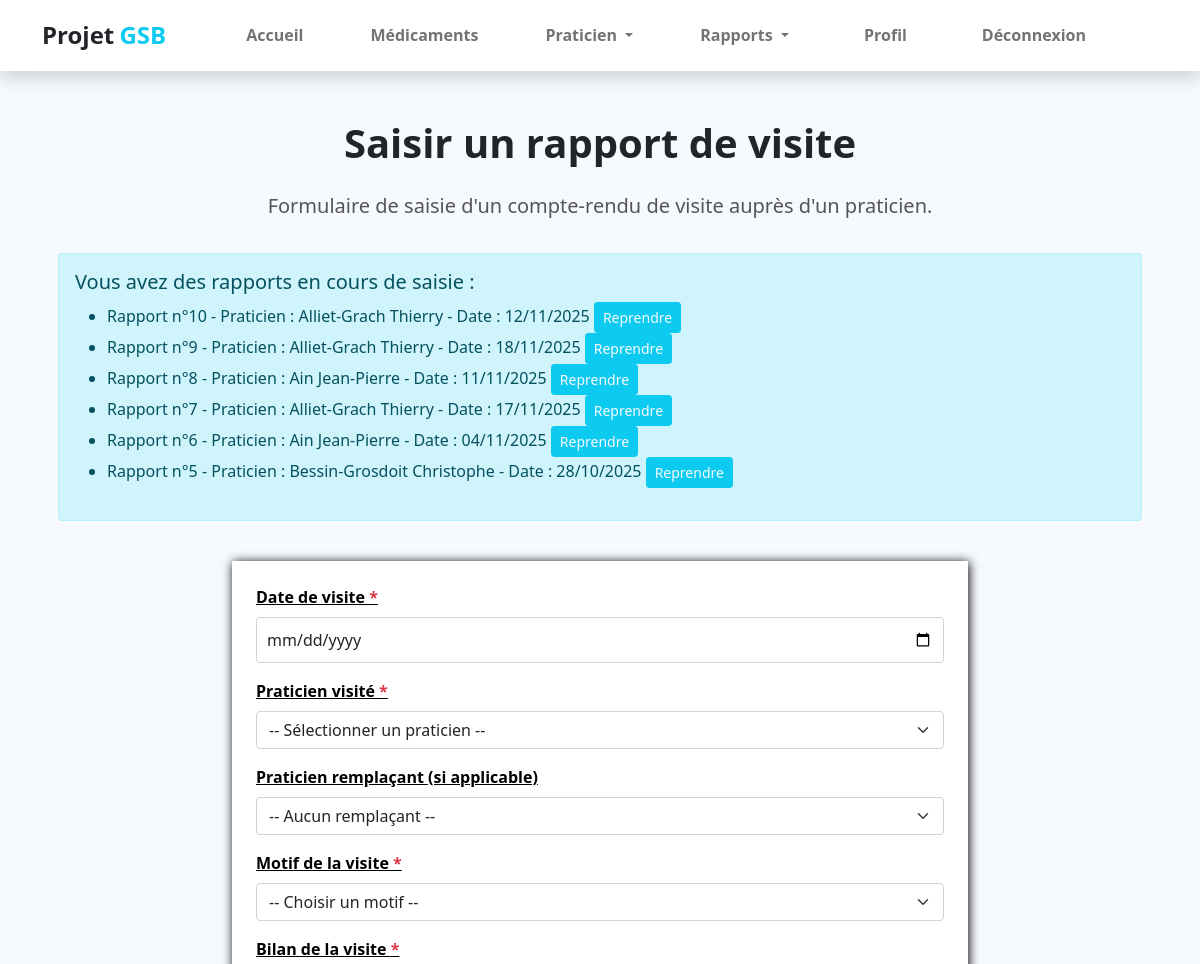
Page /index.php?uc=rapport&action=saisir (signed in, upper part) on the earlier database version.
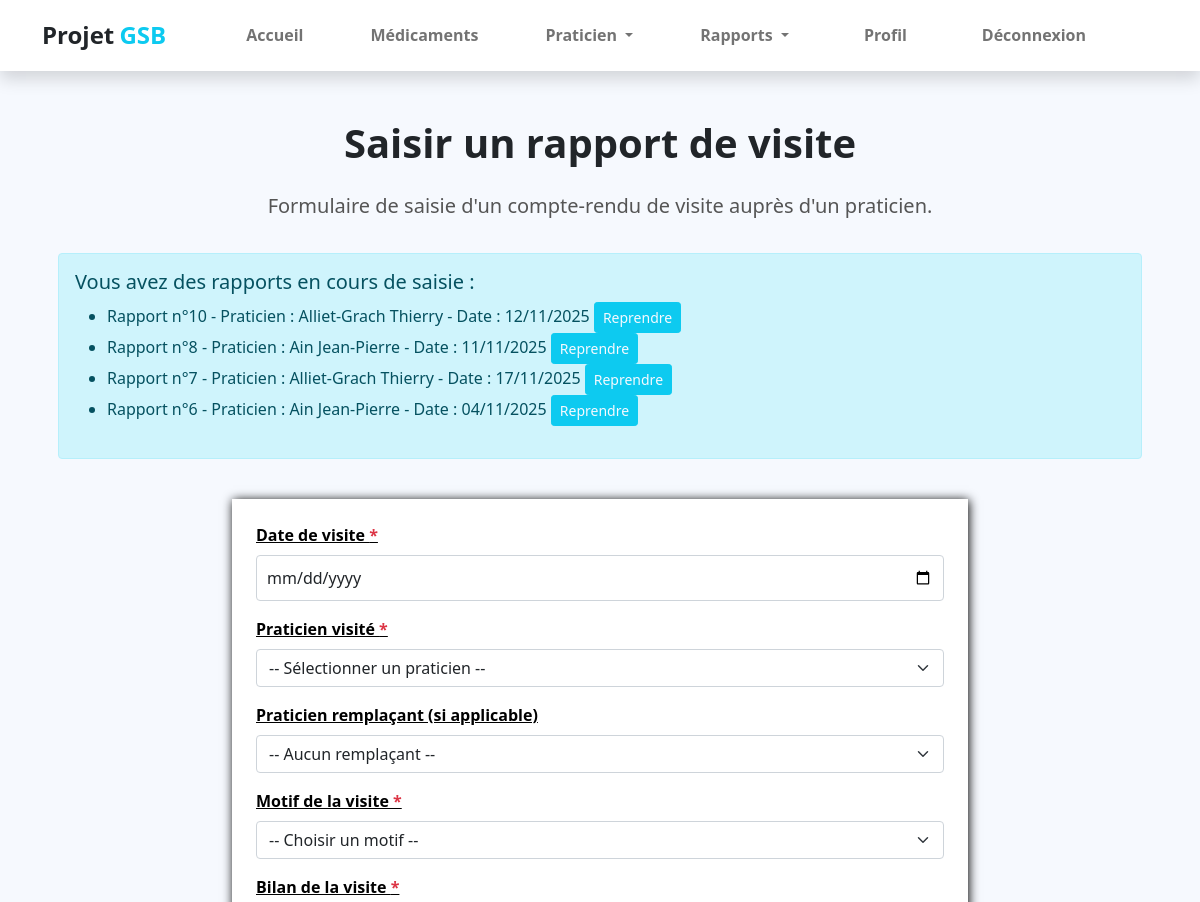
Same page on the later database version.
### tables this page shows
CREATE TABLE IF NOT EXISTS `rapport_visite` (
  `COL_MATRICULE` varchar(10) NOT NULL,
  `RAP_NUM` int(11) NOT NULL,
  `RAP_DATEVISITE` date DEFAULT NULL,
  `RAP_BILAN` varchar(255) DEFAULT NULL,
  `RAP_MOTIF` int(11) DEFAULT NULL,
  `PRA_NUM` int(11) NOT NULL,
  `PRA_NUM_praticien` int(11) DEFAULT NULL,
  `MED_DEPOTLEGAL_1` varchar(10) DEFAULT NULL,
  `MED_DEPOTLEGAL_2` varchar(10) DEFAULT NULL,
  `AUTRE_MOTIF` varchar(50) NOT NULL,
  `ETAT_CODE` int(11) NOT NULL DEFAULT 1,
  PRIMARY KEY (`COL_MATRICULE`,`RAP_NUM`),
  KEY `rapport_visite_praticien2_FK` (`PRA_NUM`),
  KEY `FK_Rapport_Med1_unique` (`MED_DEPOTLEGAL_1`),
  KEY `FK_Rapport_Med2_unique` (`MED_DEPOTLEGAL_2`),
  KEY `FK_Rapport_PraRempl_unique` (`PRA_NUM_praticien`),
  KEY `FK_RAP_MOTIF` (`RAP_MOTIF`),
  KEY `ETAT_CODE` (`ETAT_CODE`)
);

### modele/rapport.modele.inc.php (called while the page is built, shortened)
<?php
function getRapportsEnCours($matricule)
{
    try {
        $monPdo = connexionPDO();
        $req = 'SELECT r.RAP_NUM, r.RAP_DATEVISITE, CONCAT(p.PRA_NOM, " ", p.PRA_PRENOM) as praticien
                FROM rapport_visite r
                INNER JOIN praticien p ON r.PRA_NUM = p.PRA_NUM
                WHERE r.COL_MATRICULE = :matricule AND r.ETAT_CODE = 1
                ORDER BY r.RAP_NUM DESC';
        $stmt = $monPdo->prepare($req);
        $stmt->bindParam(':matricule', $matricule, PDO::PARAM_STR);
        $stmt->execute();
        $result = $stmt->fetchAll();
        return $result;
    } catch (PDOException $e) {
        print "Erreur !: " . $e->getMessage();
        die();
    }
}
?>

### vues/v_formulaireRapport.php (the view, shortened to what this page needs)
<section class="bg-light">
    <div class="container">
        <div class="structure-hero pt-lg-5 pt-4">
            <h1 class="titre text-center">Saisir un rapport de visite</h1>
            <p class="text text-center">
                Formulaire de saisie d'un compte-rendu de visite auprès d'un praticien.
            </p>
        </div>
        <?php
        if (!empty($rapportsEnCours)) {
            echo '<div class="alert alert-info m-3">';
            echo '<h5>Vous avez des rapports en cours de saisie :</h5>';
            echo '<ul>';
            foreach ($rapportsEnCours as $rapport) {
                echo '<li>';
                echo 'Rapport n°' . $rapport['RAP_NUM'] . ' - ';
                echo 'Praticien : ' . htmlspecialchars($rapport['praticien']) . ' - ';
                echo 'Date : ' . ($rapport['RAP_DATEVISITE'] ? date('d/m/Y', strtotime($rapport['RAP_DATEVISITE'])) : 'Non définie');
                echo ' <a href="index.php?uc=rapport&action=reprendre&num=' . $rapport['RAP_NUM'] . '" class="btn btn-sm btn-info text-light">Reprendre</a>';
                echo '</li>';
            }
            echo '</ul>';
            echo '</div>';
        }
        ?>
        <div class="row justify-content-center py-4">
            <div class="col-12 col-lg-10 col-xl-8">
                <form action="index.php?uc=rapport&action=enregistrer" method="post" class="formulaire p-4">
                    <div class="mb-3">
                        <label for="date_visite" class="form-label carac">Date de visite <span
                                class="text-danger">*</span></label>
                        <input type="date" class="form-control" id="date_visite" name="date_visite" required
                            max="<?php echo date('Y-m-d'); ?>"
                            value="<?php echo isset($rapportEnCours['RAP_DATEVISITE']) ? $rapportEnCours['RAP_DATEVISITE'] : ''; ?>">
                    </div>
                    <div class="mb-3">
                        <label for="praticien" class="form-label carac">Praticien visité <span
                                class="text-danger">*</span></label>
                        <select class="form-select" id="praticien" name="praticien" required>
                            <option value="">-- Sélectionner un praticien --</option>
                        </select>
                    </div>
                    <div class="mb-3">
                        <label for="praticien_remplacant" class="form-label carac">Praticien remplaçant (si
                            applicable)</label>
                        <select class="form-select" id="praticien_remplacant" name="praticien_remplacant">
                            <option value="">-- Aucun remplaçant --</option>
                        </select>
                    </div>
                    <div class="mb-3">
                        <label for="motif" class="form-label carac">Motif de la visite <span
                                class="text-danger">*</span></label>
                        <select class="form-select" id="motif" name="motif" required onchange="toggleAutreMotif()">
                            <option value="">-- Choisir un motif --</option>
                        </select>
                    </div>
                    <div class="mb-3">
                        <label for="bilan" class="form-label carac">Bilan de la visite <span
                                class="text-danger">*</span></label>
                    </div>
                </form>
            </div>
        </div>
    </div>
</section>

Differences in the rows shown:
no longer on this page (row edited): rapport_visite: RAP_NUM "9", praticien "Alliet-Grach Thierry", RAP_DATEVISITE "18/11/2025"
no longer on this page (row edited): rapport_visite: RAP_NUM "5", praticien "Bessin-Grosdoit Christophe", RAP_DATEVISITE "28/10/2025"
